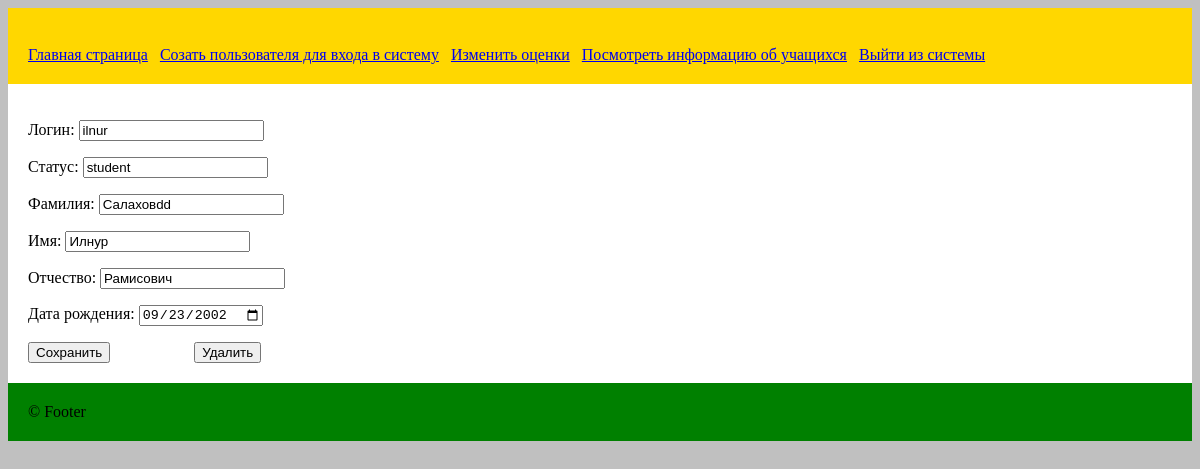
/UpdateInfo/updateInfoID/4 (signed in), run on the app's committed database.
### tables this page shows
CREATE TABLE `users` (
  `id` int(11) NOT NULL,
  `username` varchar(50) NOT NULL,
  `password` varchar(255) NOT NULL,
  `status` varchar(50) NOT NULL,
  `surname` varchar(50) NOT NULL,
  `firstname` varchar(50) NOT NULL,
  `patronymic` varchar(50) DEFAULT NULL,
  `dob` date NOT NULL,
  `algebra` int(11) DEFAULT NULL,
  `russian_language` int(11) DEFAULT NULL,
  `Biology` int(11) DEFAULT NULL,
  `Chemistry` int(11) DEFAULT NULL,
  `History` int(11) DEFAULT NULL
);

### controllers/updateInfo.php (called while the page is built, shortened)
<?php
class UpdateInfo extends Controller {
	public function updateInfoID($id){
		$this->model->setInfoID($_POST);
		$this->view->userID = $this->model->getInfoID($id);
		$this->view->render('updateInfo/index');
	}
}

### index.php (called while the page is built, shortened)
<?php
require 'libs/model.php';
$app = new Bootstrap();

### libs/model.php (called while the page is built)
<?php
class Model {
	public function __construct() {
		$this->DataBase = new Database();
	}
}

### models/updateInfo_model.php (called while the page is built, shortened)
<?php
class UpdateInfo_Model extends Model {
    public function getInfoID($id){
        (int)$userid = mysqli_real_escape_string($this->DataBase, $id);
        $sql = "SELECT * FROM users WHERE id = '$userid'";
        if($result = mysqli_query($this->DataBase, $sql)){
            $result = $this->DataBase->query($sql);
            foreach ($result as $row){
                return $row;
            }
        }
    }
}

### views/updateInfo/index.php (the view, shortened to what this page needs)
<?
	$flag= $this->userID;
?>
<form action='' method='post' >
    <p>Логин: <input type='text' name='username' value='<?=$flag["username"]?>' /></p>
    <p>Статус: <input type='text' name='status' value='<?=$flag["status"]?>' /></p>
    <p>Фамилия: <input type='text' name='surname' value='<?=$flag["surname"]?>' /></p>
    <p>Имя: <input type='text' name='firstname' value='<?=$flag["firstname"]?>' /></p>
    <p>Отчество: <input type='text' name='patronymic' value='<?=$flag["patronymic"]?>' /></p>
    <p>Дата рождения: <input type='date' name='dob' value='<?=$flag["dob"]?>' /></p>
    <button name='update' type='submit' value='1'>Сохранить</button>
    <?if ($flag["status"] !== 'admin'):?>
        <button name='delete' type='submit' value='1'>Удалить</button>
    <?endif?>
</form>

### public/css/default.css (style rules this page uses)
body { background: silver; }

### data on the page
users: username "ilnur", status "student", surname "Салаховdd", firstname "Илнур", patronymic "Рамисович", dob "09/23/2002"
